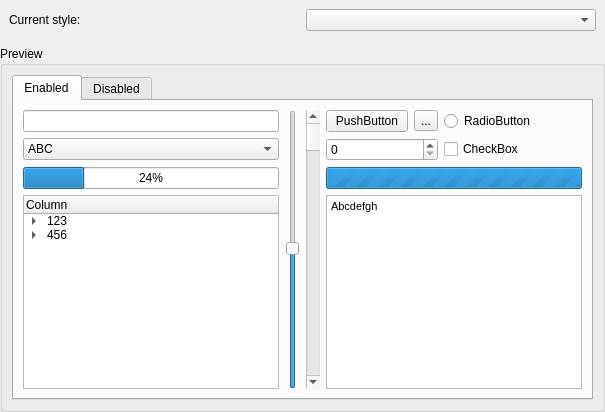
         <widget class="QWidget" name="stylePage">
          <layout class="QVBoxLayout" name="verticalLayout_6">
           <property name="leftMargin">
            <number>0</number>
           </property>
           <property name="topMargin">
            <number>0</number>
           </property>
           <property name="rightMargin">
            <number>0</number>
           </property>
           <property name="bottomMargin">
            <number>0</number>
           </property>
           <item>
            <widget class="QWidget" name="activeStyleWidget" native="true">
             <layout class="QHBoxLayout" name="horizontalLayout">
              <item>
               <widget class="QLabel" name="activeStyleLabel">
                <property name="text">
                 <string>Current style:</string>
                </property>
               </widget>
              </item>
              <item>
               <widget class="QComboBox" name="activeStyleCombo">
                <property name="cfg" stdset="0">
                 <string notr="true">General.Style</string>
                </property>
               </widget>
              </item>
             </layout>
            </widget>
           </item>
           <item>
            <widget class="QGroupBox" name="activeStylePreviewGroup">
             <property name="title">
              <string>Preview</string>
             </property>
             <layout class="QVBoxLayout" name="verticalLayout_8">
              <item>
               <widget class="QTabWidget" name="previewTabs">
                <property name="currentIndex">
                 <number>0</number>
                </property>
                <widget class="QWidget" name="previewTab1">
                 <attribute name="title">
                  <string>Enabled</string>
                 </attribute>
                 <layout class="QVBoxLayout" name="verticalLayout_2">
                  <item>
                   <widget class="QWidget" name="previewWidget" native="true">
                    <layout class="QGridLayout" name="gridLayout_8">
                     <property name="leftMargin">
                      <number>0</number>
                     </property>
                     <property name="topMargin">
                      <number>0</number>
                     </property>
                     <property name="rightMargin">
                      <number>0</number>
                     </property>
                     <property name="bottomMargin">
                      <number>0</number>
                     </property>
                     <item row="2" column="0">
                      <widget class="QProgressBar" name="previewProgressBar">
                       <property name="value">
                        <number>24</number>
                       </property>
                      </widget>
                     </item>
                     <item row="1" column="6">
                      <widget class="QCheckBox" name="previewCheckBox">
                       <property name="text">
                        <string notr="true">CheckBox</string>
                       </property>
                      </widget>
                     </item>
                     <item row="0" column="1" rowspan="4">
                      <widget class="QSlider" name="previewVerticalSlider">
                       <property name="value">
                        <number>50</number>
                       </property>
                       <property name="orientation">
                        <enum>Qt::Orientation::Vertical</enum>
                       </property>
                      </widget>
                     </item>
                     <item row="0" column="2" rowspan="4">
                      <widget class="QScrollBar" name="previewVerticalScrollBar">
                       <property name="orientation">
                        <enum>Qt::Orientation::Vertical</enum>
                       </property>
                      </widget>
                     </item>
                     <item row="0" column="3" colspan="2">
                      <widget class="QPushButton" name="previewPushButton">
                       <property name="text">
                        <string notr="true">PushButton</string>
                       </property>
                      </widget>
                     </item>
                     <item row="1" column="3" colspan="3">
                      <widget class="QSpinBox" name="previewSpinBox"/>
                     </item>
                     <item row="2" column="3" colspan="5">
                      <widget class="QProgressBar" name="progressBar">
                       <property name="maximum">
                        <number>0</number>
                       </property>
                       <property name="value">
                        <number>0</number>
                       </property>
                       <property name="alignment">
                        <set>Qt::AlignmentFlag::AlignCenter</set>
                       </property>
                      </widget>
                     </item>
                     <item row="3" column="0">
                      <widget class="QTreeWidget" name="previewTreeWidget">
                       <column>
                        <property name="text">
                         <string notr="true">Column</string>
                        </property>
                       </column>
                       <item>
                        <property name="text">
                         <string notr="true">123</string>
                        </property>
                        <item>
                         <property name="text">
                          <string notr="true">11111</string>
                         </property>
                        </item>
                        <item>
                         <property name="text">
                          <string notr="true">22222</string>
                         </property>
                        </item>
                        <item>
                         <property name="text">
                          <string notr="true">33333</string>
                         </property>
                        </item>
                       </item>
                       <item>
                        <property name="text">
                         <string notr="true">456</string>
                        </property>
                        <item>
                         <property name="text">
                          <string notr="true">44444</string>
                         </property>
                        </item>
                        <item>
                         <property name="text">
                          <string notr="true">55555</string>
                         </property>
                        </item>
                        <item>
                         <property name="text">
                          <string notr="true">66666</string>
                         </property>
                        </item>
                       </item>
                      </widget>
                     </item>
                     <item row="0" column="5">
                      <widget class="QToolButton" name="previewToolButton">
                       <property name="text">
                        <string notr="true">...</string>
                       </property>
                      </widget>
                     </item>
                     <item row="0" column="0">
                      <widget class="QLineEdit" name="previewLineEdit"/>
                     </item>
                     <item row="0" column="6">
                      <widget class="QRadioButton" name="previewRadioButton">
                       <property name="text">
                        <string notr="true">RadioButton</string>
                       </property>
                      </widget>
                     </item>
                     <item row="1" column="0">
                      <widget class="QComboBox" name="previewComboBox">
                       <property name="currentText">
                        <string notr="true">ABC</string>
                       </property>
                       <item>
                        <property name="text">
                         <string notr="true">ABC</string>
                        </property>
                       </item>
                       <item>
                        <property name="text">
                         <string notr="true">XYZ</string>
                        </property>
                       </item>
                      </widget>
                     </item>
                     <item row="3" column="3" colspan="5">
                      <widget class="QTextEdit" name="previewTextEdit">
                       <property name="html">
                        <string notr="true">&lt;!DOCTYPE HTML PUBLIC &quot;-//W3C//DTD HTML 4.0//EN&quot; &quot;http://www.w3.org/TR/REC-html40/strict.dtd&quot;&gt;
&lt;html&gt;&lt;head&gt;&lt;meta name=&quot;qrichtext&quot; content=&quot;1&quot; /&gt;&lt;meta charset=&quot;utf-8&quot; /&gt;&lt;style type=&quot;text/css&quot;&gt;
p, li { white-space: pre-wrap; }
hr { height: 1px; border-width: 0; }
li.unchecked::marker { content: &quot;\2610&quot;; }
li.checked::marker { content: &quot;\2612&quot;; }
&lt;/style&gt;&lt;/head&gt;&lt;body style=&quot; font-family:'Sans Serif'; font-size:9pt; font-weight:400; font-style:normal;&quot;&gt;
&lt;p style=&quot; margin-top:0px; margin-bottom:0px; margin-left:0px; margin-right:0px; -qt-block-indent:0; text-indent:0px;&quot;&gt;&lt;span style=&quot; font-family:'MS Shell Dlg 2'; font-size:8pt;&quot;&gt;Abcdefgh&lt;/span&gt;&lt;/p&gt;&lt;/body&gt;&lt;/html&gt;</string>
                       </property>
                      </widget>
                     </item>
                    </layout>
                   </widget>
                  </item>
                 </layout>
                </widget>
                <widget class="QWidget" name="previewTab2">
                 <attribute name="title">
                  <string>Disabled</string>
                 </attribute>
                 <layout class="QGridLayout" name="gridLayout_7"/>
                </widget>
               </widget>
              </item>
             </layout>
            </widget>
           </item>
          </layout>
         </widget>
